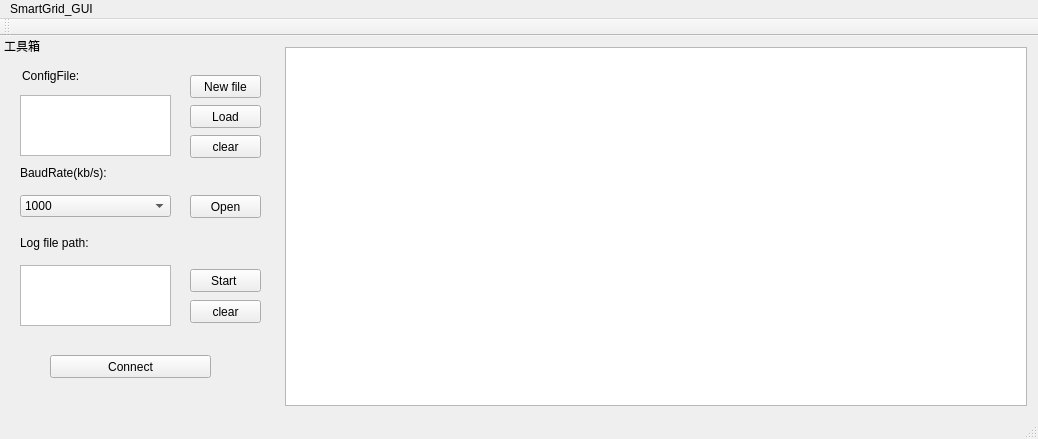
<?xml version="1.0" encoding="UTF-8"?>
<ui version="4.0">
 <class>MainWindow</class>
 <widget class="QMainWindow" name="MainWindow">
  <property name="geometry">
   <rect>
    <x>0</x>
    <y>0</y>
    <width>1038</width>
    <height>435</height>
   </rect>
  </property>
  <property name="windowTitle">
   <string>MainWindow</string>
  </property>
  <widget class="QWidget" name="centralWidget">
   <layout class="QGridLayout" name="gridLayout">
    <item row="0" column="0">
     <widget class="QTableView" name="tableView"/>
    </item>
   </layout>
  </widget>
  <widget class="QMenuBar" name="menuBar">
   <property name="geometry">
    <rect>
     <x>0</x>
     <y>0</y>
     <width>1038</width>
     <height>22</height>
    </rect>
   </property>
   <widget class="QMenu" name="menu_F">
    <property name="title">
     <string>SmartGrid_GUI</string>
    </property>
   </widget>
   <addaction name="menu_F"/>
  </widget>
  <widget class="QToolBar" name="mainToolBar">
   <property name="toolButtonStyle">
    <enum>Qt::ToolButtonIconOnly</enum>
   </property>
   <attribute name="toolBarArea">
    <enum>TopToolBarArea</enum>
   </attribute>
   <attribute name="toolBarBreak">
    <bool>false</bool>
   </attribute>
  </widget>
  <widget class="QStatusBar" name="statusBar"/>
  <widget class="QDockWidget" name="dockWidget">
   <property name="minimumSize">
    <size>
     <width>268</width>
     <height>381</height>
    </size>
   </property>
   <property name="maximumSize">
    <size>
     <width>268</width>
     <height>524287</height>
    </size>
   </property>
   <property name="floating">
    <bool>false</bool>
   </property>
   <property name="features">
    <set>QDockWidget::NoDockWidgetFeatures</set>
   </property>
   <property name="windowTitle">
    <string>工具箱</string>
   </property>
   <attribute name="dockWidgetArea">
    <number>1</number>
   </attribute>
   <widget class="QWidget" name="dockWidgetContents">
    <widget class="QPushButton" name="Loadconfig">
     <property name="geometry">
      <rect>
       <x>190</x>
       <y>50</y>
       <width>71</width>
       <height>23</height>
      </rect>
     </property>
     <property name="text">
      <string>Load</string>
     </property>
    </widget>
    <widget class="QPushButton" name="OpenCanbus">
     <property name="geometry">
      <rect>
       <x>190</x>
       <y>140</y>
       <width>71</width>
       <height>23</height>
      </rect>
     </property>
     <property name="text">
      <string>Open</string>
     </property>
    </widget>
    <widget class="QPushButton" name="Startlog">
     <property name="geometry">
      <rect>
       <x>190</x>
       <y>214</y>
       <width>71</width>
       <height>23</height>
      </rect>
     </property>
     <property name="text">
      <string>Start </string>
     </property>
    </widget>
    <widget class="QPushButton" name="ConnectNodes">
     <property name="geometry">
      <rect>
       <x>50</x>
       <y>300</y>
       <width>161</width>
       <height>23</height>
      </rect>
     </property>
     <property name="text">
      <string>Connect</string>
     </property>
    </widget>
    <widget class="QLabel" name="label">
     <property name="geometry">
      <rect>
       <x>22</x>
       <y>13</y>
       <width>91</width>
       <height>16</height>
      </rect>
     </property>
     <property name="text">
      <string>ConfigFile:</string>
     </property>
    </widget>
    <widget class="QLabel" name="label_2">
     <property name="geometry">
      <rect>
       <x>20</x>
       <y>110</y>
       <width>91</width>
       <height>16</height>
      </rect>
     </property>
     <property name="text">
      <string>BaudRate(kb/s):</string>
     </property>
    </widget>
    <widget class="QLabel" name="label_3">
     <property name="geometry">
      <rect>
       <x>20</x>
       <y>180</y>
       <width>101</width>
       <height>16</height>
      </rect>
     </property>
     <property name="text">
      <string>Log file path:</string>
     </property>
    </widget>
    <widget class="QComboBox" name="comboBox">
     <property name="geometry">
      <rect>
       <x>20</x>
       <y>140</y>
       <width>151</width>
       <height>22</height>
      </rect>
     </property>
     <item>
      <property name="text">
       <string>1000</string>
      </property>
     </item>
     <item>
      <property name="text">
       <string>800</string>
      </property>
     </item>
     <item>
      <property name="text">
       <string>500</string>
      </property>
     </item>
     <item>
      <property name="text">
       <string>250</string>
      </property>
     </item>
     <item>
      <property name="text">
       <string>125</string>
      </property>
     </item>
     <item>
      <property name="text">
       <string>100</string>
      </property>
     </item>
     <item>
      <property name="text">
       <string>50</string>
      </property>
     </item>
    </widget>
    <widget class="QTextEdit" name="configpath">
     <property name="geometry">
      <rect>
       <x>20</x>
       <y>40</y>
       <width>151</width>
       <height>61</height>
      </rect>
     </property>
    </widget>
    <widget class="QTextEdit" name="logpath">
     <property name="geometry">
      <rect>
       <x>20</x>
       <y>210</y>
       <width>151</width>
       <height>61</height>
      </rect>
     </property>
    </widget>
    <widget class="QPushButton" name="Loadconfig_clear">
     <property name="geometry">
      <rect>
       <x>190</x>
       <y>80</y>
       <width>71</width>
       <height>23</height>
      </rect>
     </property>
     <property name="text">
      <string>clear</string>
     </property>
    </widget>
    <widget class="QPushButton" name="Startlog_clear">
     <property name="geometry">
      <rect>
       <x>190</x>
       <y>245</y>
       <width>71</width>
       <height>23</height>
      </rect>
     </property>
     <property name="text">
      <string>clear</string>
     </property>
    </widget>
    <widget class="QPushButton" name="Newconfig">
     <property name="geometry">
      <rect>
       <x>190</x>
       <y>20</y>
       <width>71</width>
       <height>23</height>
      </rect>
     </property>
     <property name="text">
      <string>New file</string>
     </property>
    </widget>
   </widget>
  </widget>
  <action name="action_New">
   <property name="icon">
    <iconset resource="myimages.qrc">
     <normaloff>:/image/images/new.png</normaloff>:/image/images/new.png</iconset>
   </property>
   <property name="text">
    <string>新建文件(&amp;N)</string>
   </property>
   <property name="toolTip">
    <string>新建文件</string>
   </property>
   <property name="shortcut">
    <string>Ctrl+N</string>
   </property>
  </action>
 </widget>
 <layoutdefault spacing="6" margin="11"/>
 <resources>
  <include location="myimages.qrc"/>
 </resources>
 <connections/>
</ui>
